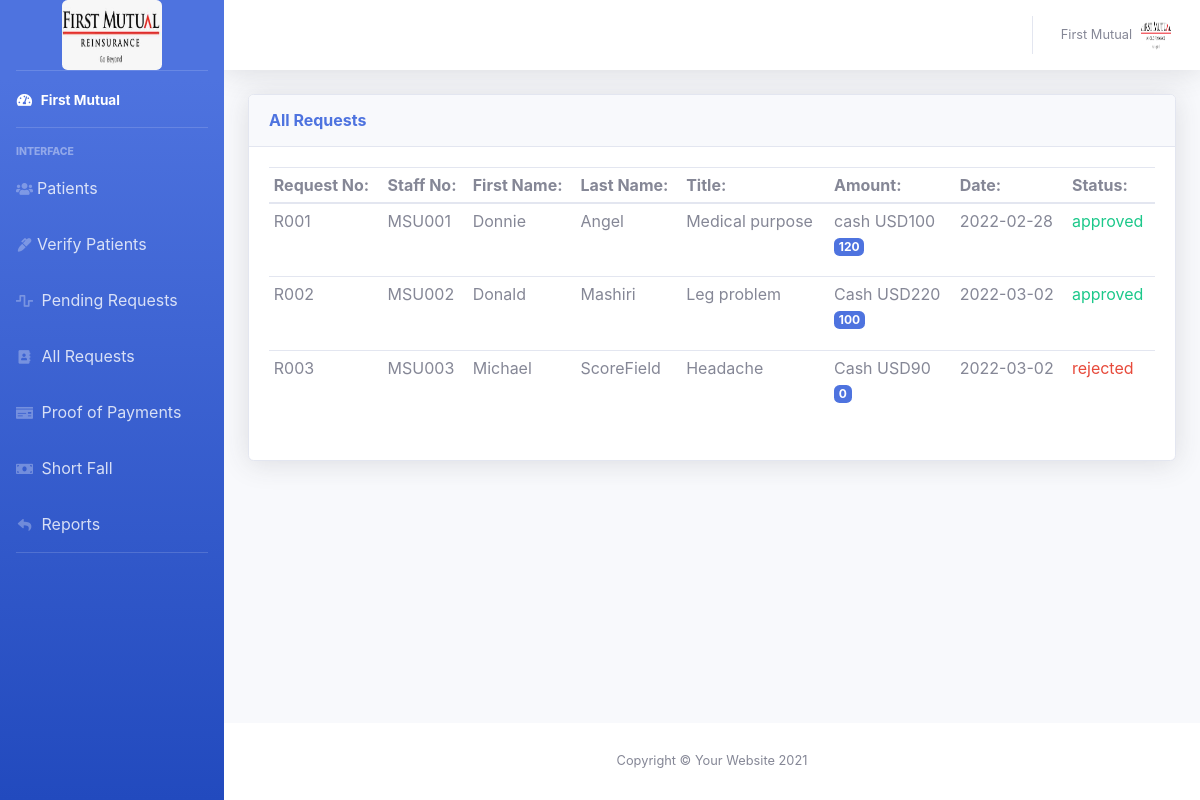
Page /admin/allrequests.php on the committed database.
### tables this page shows
CREATE TABLE `patient_requests` (
  `request_id` int(11) NOT NULL,
  `staff_id` int(11) NOT NULL,
  `title` varchar(255) NOT NULL,
  `description` text NOT NULL,
  `amount` double NOT NULL,
  `req_type` varchar(255) NOT NULL,
  `date` date NOT NULL,
  `req_status1` varchar(255) NOT NULL DEFAULT 'pending',
  `amountgiven` varchar(255) DEFAULT NULL
);

CREATE TABLE `msustaff` (
  `staff_id` int(11) NOT NULL,
  `firstName` varchar(255) NOT NULL,
  `lastName` varchar(255) NOT NULL,
  `email` varchar(255) NOT NULL,
  `department` varchar(255) NOT NULL,
  `password` varchar(255) NOT NULL
);

### admin/allrequests.php (the view, shortened to what this page needs)
<?php include_once ('../includes/header.php'); ?>
<?php include_once ('topbar.php'); ?>
    <div class="container-fluid">
        <div class="row">
            <div class="col-xl-12 col-lg-12">
                <div class="card shadow mb-4">
                    <div
                        class="card-header py-3 d-flex flex-row align-items-center justify-content-between">
                        <h6 class="m-0 font-weight-bold text-primary">All Requests</h6>
                    </div>
                    <div class="card-body">
                        <table class="table table-sm">
                            <thead>
                            <tr>
                                <th scope='col'>Request No: </th>
                                <th scope='col'>Staff No: </th>
                                <th scope='col'>First Name: </th>
                                <th scope='col'>Last Name: </th>
                                <th scope='col'>Title: </th>
                                <th scope='col'>Amount: </th>
                                <th scope='col'>Date: </th>
                                <th scope='col'>Status: </th>
                            </tr>
                            </thead>
                            <tbody>
                            <?php
                            $sql = "SELECT * FROM patient_requests JOIN msustaff ON patient_requests.staff_id = msustaff.staff_id";
                            $result = $conn->query($sql);
                            if ($result->num_rows > 0) {
                                while($row = $result->fetch_assoc()) {
                                    $staff_id = $row["staff_id"];
                                    $firstName = $row["firstName"];
                                    $lastName = $row["lastName"];
                                    $title = $row["title"];
                                    $amount = $row["amount"];
                                    $amountgiven = $row["amountgiven"];
                                    $req_type = $row["req_type"];
                                    $date = $row["date"];
                                    $req_status1 = $row["req_status1"];
                                    ?>
                                    <tr>
                                        <td><?php echo "R00".$staff_id ?></td>
                                        <td><?php echo "MSU00".$staff_id ?></td>
                                        <td><?php echo $firstName ?></td>
                                        <td><?php echo $lastName ?></td>
                                        <td><?php echo $title ?></td>
                                        <td><?php
                                            echo $req_type ." USD". $amount ."<br>".
                                            "<p class='badge badge-primary'> $amountgiven</p>"?>
                                        </td>
                                        <td><?php echo $date ?></td>
                                        <td>
                                            <?php
                                            if ($req_status1 === "rejected") {
                                                echo "<p class='text-danger'> $req_status1 </p>";
                                            }elseif($req_status1 === "approved") {
                                                echo "<p class='text-success'> $req_status1 </p>";
                                            }
                                            else {
                                                echo "<p class='text-info'> $req_status1 </p>";
                                            }
                                            ?>
                                        </td>
                                    </tr>
                                    <?php
                                }
                            } else {
                                echo "0 results";
                            }
                            ?>
                            </tbody>
                        </table>
                    </div>
                </div>
            </div>
        </div>
    </div>
    </div>
<?php include_once ('../includes/footer.php'); ?>

### includes/header.php (shortened to what this page needs)
<!DOCTYPE html>
<html lang="en">
<head>
    <link href="../css/all.min.css" rel="stylesheet" type="text/css">
    <link href="https://cdnjs.cloudflare.com/ajax/libs/font-awesome/5.13.0/css/all.min.css" rel="stylesheet">
    <link href="../css/sb-admin-2.min.css" rel="stylesheet">
</head>
<body id="page-top">

### admin/topbar.php (shortened to what this page needs)
<div id="wrapper">
    <ul class="navbar-nav bg-gradient-primary sidebar sidebar-dark accordion" id="accordionSidebar">
        <a class="sidebar-brand d-flex align-items-center justify-content-center" href="index.php">
            <div class="sidebar-brand-icon">
                <img src="../img/firstmutual.jfif" class="rounded" width="100" height="70" alt="">
            </div>
        </a>
        <hr class="sidebar-divider my-0">
        <li class="nav-item active">
            <a class="nav-link" href="index.php">
                <i class="fas fa-fw fa-tachometer-alt"></i>
                <span>First Mutual</span></a>
        </li>
        <hr class="sidebar-divider">
        <div class="sidebar-heading">
            Interface
        </div>
        <?php include_once ('sidebarnav.php')?>
        <hr class="sidebar-divider">
    </ul>
    <div id="content-wrapper" class="d-flex flex-column">
        <div id="content">
            <nav class="navbar navbar-expand navbar-light bg-white topbar mb-4 static-top shadow">
                <ul class="navbar-nav ml-auto">
                    <li class="nav-item dropdown no-arrow">
                        <a class="nav-link dropdown-toggle" href="#" id="userDropdown" role="button"
                           data-toggle="dropdown" aria-haspopup="true" aria-expanded="false">
                            <span class="mr-2 d-none d-lg-inline text-gray-600 small">First Mutual</span>
                            <img class="img-profile rounded-circle"
                                 src="../img/firstm.png" width="50" height="50">
                        </a>
                    </li>
                </ul>
            </nav>

### admin/sidebarnav.php
<li class="nav-item ">
    <a class="nav-link collapsed " href="index.php"><i class="fas fa-fw fa-users"></i>Patients   </a>
</li>
<li class="nav-item ">
    <a class="nav-link collapsed " href="verify.php"><i class="fas fa-fw fa-marker"></i>Verify Patients</a>
</li>
<li class="nav-item ">
    <a class="nav-link collapsed " href="pending.php"><i class="fas fa-fw fa-wave-square"></i> Pending Requests </a>
</li>
<li class="nav-item ">
    <a class="nav-link collapsed " href="allrequests.php"><i class="fas fa-fw fa-address-book"></i> All Requests </a>
</li>
<li class="nav-item ">
    <a class="nav-link collapsed " href="proof.php"><i class="fas fa-fw fa-money-check"></i> Proof of Payments </a>
</li>
<li class="nav-item ">
    <a class="nav-link collapsed " href="shortfall.php"><i class="fas fa-fw fa-money-bill"></i> Short Fall </a>
</li>
<li class="nav-item ">
    <a class="nav-link collapsed " href="request.php"><i class="fas fa-fw fa-reply"></i> Reports </a>
</li>

### includes/footer.php (shortened to what this page needs)
<footer class="sticky-footer bg-white">
    <div class="container my-auto">
        <div class="copyright text-center my-auto">
            <span>Copyright &copy; Your Website 2021</span>
        </div>
    </div>
</footer>
</div>
</div>
</body>
</html>

### rows in the picture
patient_requests: staff.staff_id "1", staff.firstName "Donnie", staff.lastName "Angel", title "Medical purpose", req_type "cash", amount "100", amountgiven "120", date "2022-02-28", req_status1 "approved"
patient_requests: staff.staff_id "2", staff.firstName "Donald", staff.lastName "Mashiri", title "Leg problem", req_type "Cash", amount "220", amountgiven "100", date "2022-03-02", req_status1 "approved"
patient_requests: staff.staff_id "3", staff.firstName "Michael", staff.lastName "ScoreField", title "Headache", req_type "Cash", amount "90", amountgiven "0", date "2022-03-02", req_status1 "rejected"
